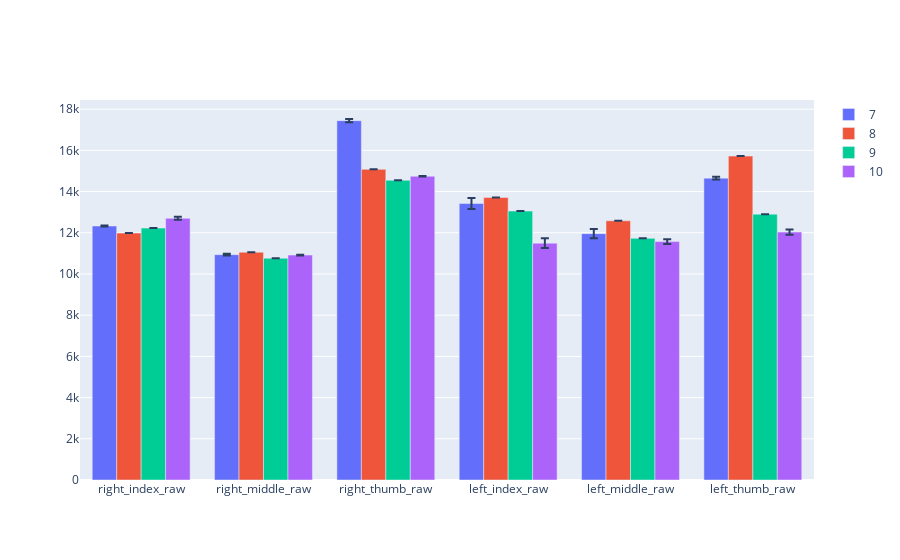

The cell this chart's notebook holds for it:
### Code cell
fig = go.Figure()
for subject, fingers in average_tps.items():
    finger_names = list(fingers.keys())
    finger_mean = []
    finger_std = []
    for finger in finger_names:
        finger_mean.append(fingers[finger]['mean'])
        finger_std.append(fingers[finger]['std'])
    fig.add_trace(go.Bar(
        name=subject,
        x=finger_names,
        y=finger_mean,
        error_y=dict(type='data', array=finger_std)
    ))
fig.update_layout(barmode='group')

### Figure 1 — Plotly figure (JSON) as saved in the notebook; plotly's stock layout.template omitted (floating-point values rounded to 4 significant figures)
{"data": [{"error_y": {"array": [26.16, 37.75, 79.49, 270.2, 225.9, 63.19], "type": "data"}, "name": "7", "type": "bar", "x": ["right_index_raw", "right_middle_raw", "right_thumb_raw", "left_index_raw", "left_middle_raw", "left_thumb_raw"], "y": [12330.0, 10940.0, 17440.0, 13420.0, 11960.0, 14650.0]}, {"error_y": {"array": [0, 0, 0, 0, 0, 0], "type": "data"}, "name": "8", "type": "bar", "x": ["right_index_raw", "right_middle_raw", "right_thumb_raw", "left_index_raw", "left_middle_raw", "left_thumb_raw"], "y": [11980.0, 11060.0, 15080.0, 13710.0, 12580.0, 15720.0]}, {"error_y": {"array": [0, 0, 0, 0, 0, 0], "type": "data"}, "name": "9", "type": "bar", "x": ["right_index_raw", "right_middle_raw", "right_thumb_raw", "left_index_raw", "left_middle_raw", "left_thumb_raw"], "y": [12230.0, 10760.0, 14550.0, 13050.0, 11730.0, 12900.0]}, {"error_y": {"array": [72.63, 22.63, 16.71, 238.8, 112.4, 131.5], "type": "data"}, "name": "10", "type": "bar", "x": ["right_index_raw", "right_middle_raw", "right_thumb_raw", "left_index_raw", "left_middle_raw", "left_thumb_raw"], "y": [12700.0, 10920.0, 14740.0, 11490.0, 11570.0, 12030.0]}], "layout": {"barmode": "group"}}
